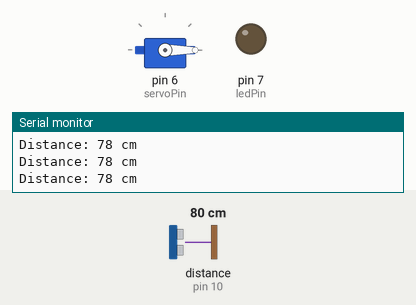
Bench run of a sketch on a simulated Arduino Uno, built with avr-gcc and run on an emulated ATmega328P. Parts: servo, output pins drawn as LEDs (lit = HIGH), the last lines printed to the serial monitor. Wiring (inferred from the names in the program): ultrasonic range finder: trigger pin 9; echo pin 10. The test bench sets the inputs (shaded band); at power-on: distance to the obstacle (sensor on pin 10) 80 cm. The echo pulse lasts 58.3 µs per cm; pins used as bus, display or sensor lines are not drawn.

Above: at 1.2 s.
1.3 s: distance to the obstacle (sensor on pin 10) set to 17 cm
2.8 s: distance to the obstacle (sensor on pin 10) set to 14 cm
At 3.4 s:
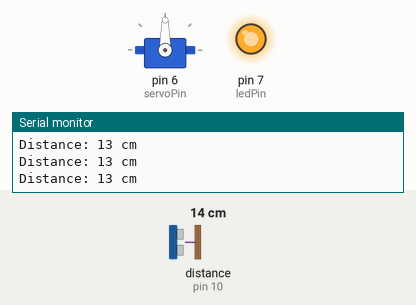
4.3 s: distance to the obstacle (sensor on pin 10) set to 18 cm
At 6.3 s:
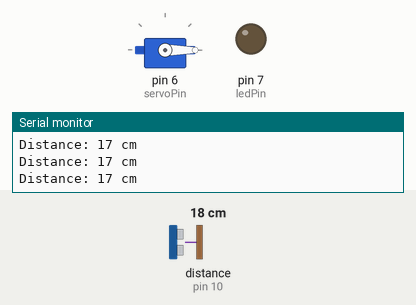
7.3 s: distance to the obstacle (sensor on pin 10) set to 4 cm
At 8.3 s:
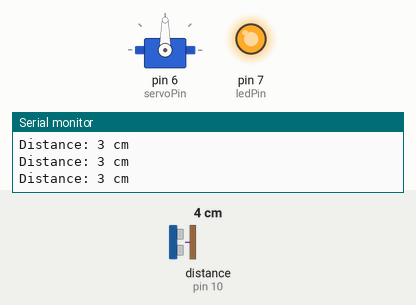
Timing chart, 0 to 9.8 s (numbered marks = the images above; inputs shaded):
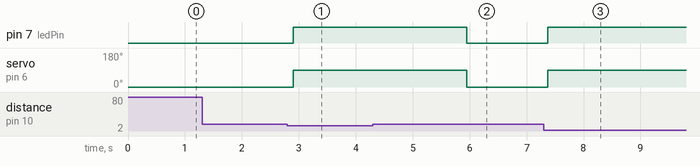

The sketch:

Smart_dustbin.ino
```cpp
#include <Servo.h> // Library for servo functionality
// Pin Definitions
const int trigPin = 9;
const int echoPin = 10;
const int servoPin = 6;
const int ledPin = 7;
const int openDistance = 15; // Defines distance trigger
const unsigned long openDuration = 3000; // Time Lid Stays Open (ms)

Servo lidServo;
bool isLidOpen = false;
unsigned long lidOpenTime = 0;

void setup() {
  pinMode(trigPin, OUTPUT);
  pinMode(echoPin, INPUT);
  pinMode(ledPin, OUTPUT);

  lidServo.attach(servoPin);
  lidServo.write(0); // Start closed
  digitalWrite(ledPin, LOW); // LED off

  Serial.begin(9600);
}

void loop() {
  long distance = measureDistance();

  Serial.print("Distance: ");
  Serial.print(distance);
  Serial.println(" cm");

  // If object detected and lid is closed
  if (distance > 0 && distance < openDistance && !isLidOpen) {
    openLid();
    lidOpenTime = millis();
  }

  // Close after delay
  if (isLidOpen && millis() - lidOpenTime >= openDuration) {
    closeLid();
  }

  delay(100);
}

long measureDistance() {
  digitalWrite(trigPin, LOW);
  delayMicroseconds(2);
  digitalWrite(trigPin, HIGH);
  delayMicroseconds(10);
  digitalWrite(trigPin, LOW);

  long duration = pulseIn(echoPin, HIGH);
  long distance = duration * 0.034 / 2;

  if (distance == 0 || distance > 300) return -1;  // Out of range
  return distance;
}

void openLid() {
  lidServo.write(90);   // Open angle
  digitalWrite(ledPin, HIGH); // Turn on LED
  isLidOpen = true;
  Serial.println("Lid Opened");
}

void closeLid() {
  lidServo.write(0);    // Close angle
  digitalWrite(ledPin, LOW);  // Turn off LED
  isLidOpen = false;
  Serial.println("Lid Closed");
}
```

Measured:
- the behaviour switches between 16 and 15 cm on distance to the obstacle (sensor on pin 10) (found by bisection; images 0 and 1)
- after the input at 2.8 s, pin 7 (ledPin): LOW → HIGH after 0.10 s; servo on pin 6 (servoPin): 0° → 90° after 0.10 s
- after the input at 4.3 s, pin 7 (ledPin): goes on until 5.9 s, then stays LOW; servo on pin 6 (servoPin): goes on until 5.9 s, then stays 0°
- after the input at 7.3 s, pin 7 (ledPin): LOW → HIGH after 0.07 s; servo on pin 6 (servoPin): 0° → 90° after 0.07 s
